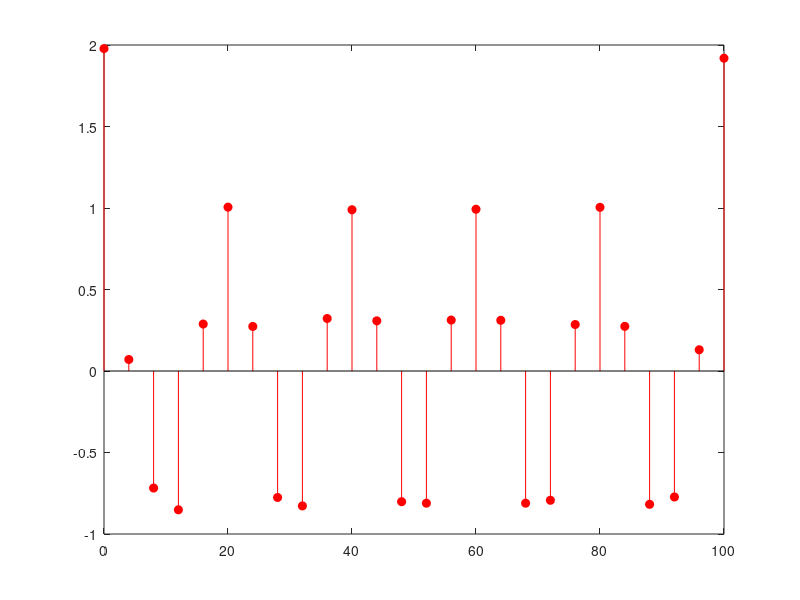

The MATLAB script that drew this image: (Note: this script raises an error after producing the figure.)

% PROBLEM 9.7 %
n2 = 0:100;
x2 = cos(0.1*pi*n2) + cos(0.4*pi*n2);
n21 = downsample(n2, 4, 0);
y21 = decimate(x2, 4);
figure;
H_stem2 = stem(n21, y21, 'r', 'filled');
y22 = decimate(x2, 4, 'FIR');
figure;
H_stem2_FIR = stem(n21, y22, 'r', 'filled');
y23 = decimate(x2, 4, 'IIR');
figure;
H_stem2_IIR = stem(n21, y23, 'r', 'filled');


n3 = 0:100;
x3 = 1 - cos(0.25*pi*n3);
n31 = downsample(n3, 4, 0);
y31 = decimate(x3, 4);
figure;
H_stem3 = stem(n31, y31, 'r', 'filled');
y32 = decimate(x3, 4, 'FIR');
figure;
H_stem3_FIR = stem(n31, y32, 'r', 'filled');
y33 = decimate(x3, 4, 'IIR');
figure;
H_stem3_IIR = stem(n31, y33, 'r', 'filled');


% PROBLEM 9.12 %
n2 = 0:25;
x2 = sin(0.8*pi*n2) + cos(0.5*pi*n2);
figure;
stem(n2,x2)

I = 4;
n21 = 0:(n2(end)+1)*I - 1; 
% Offset of 0 %
y21 = upsample(x2, I, 0);
figure;
stem(n21,y21)

n22 = [0:(n2(end)+1)*I-1]-2;
% Offset of 2 %
y22 = upsample(x2, I, 2);
figure;
stem(n22,y22)

% PROBLEM 9.14 %

% For x2 %
figure;
h2 = interp(x2,4);
stem(h2)


figure;
h3 = interp(x2, 3);
stem(h3)

figure;
h4 = interp(x2, 5);
stem(h4)

% For y2 %
N = 3;
M = 5;

m21 = 0:(n2(end)+1)*N - 1; 
k21 = upsample(x2, N, 0);
figure;
h21 = interp(k21,4,3);
stem(h21)

figure;
h22 = interp(y21,4,5);
stem(h22)
